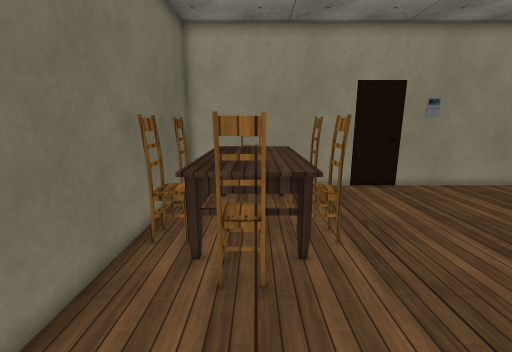
[1] (above)

12 first-person views from a walk through a Unity game level. The camera is 1.5 m above the floor, tilts 12° down and sees 90° across. Doors are open. The floor is counted in squares, 0.4 m on a side. Each view is taken from the middle of a square. On the plan, view 1 faces up. The plan holds only what a view shows up to about 20 squares ahead; the rest is blank. The place goes on beyond the plan. The player character is not drawn. Some surface patterns are stand-ins.

[2]
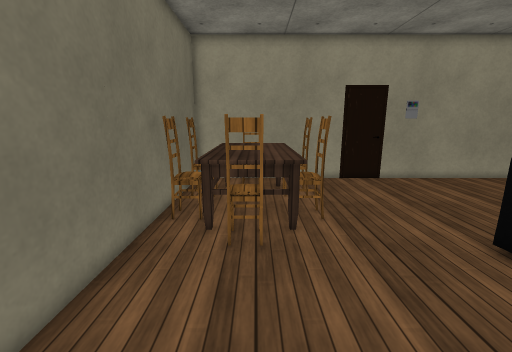

[3]
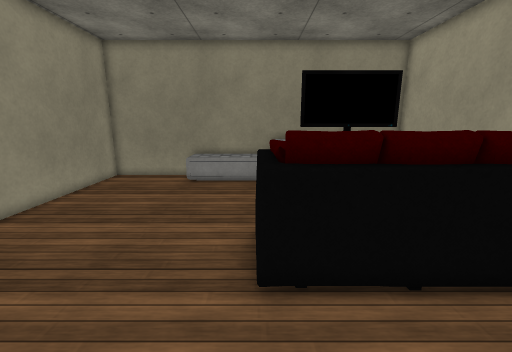

[4]
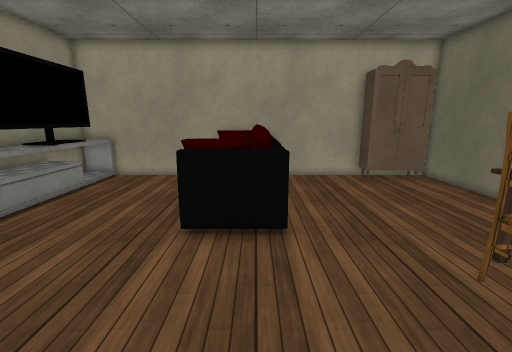

[5]
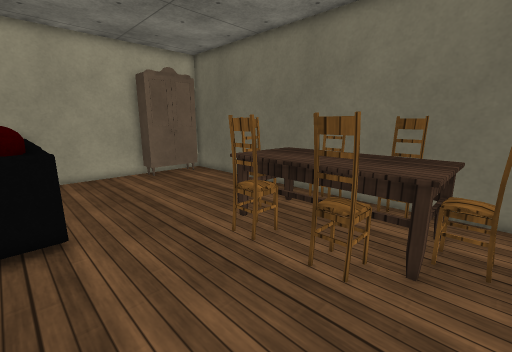

[6]
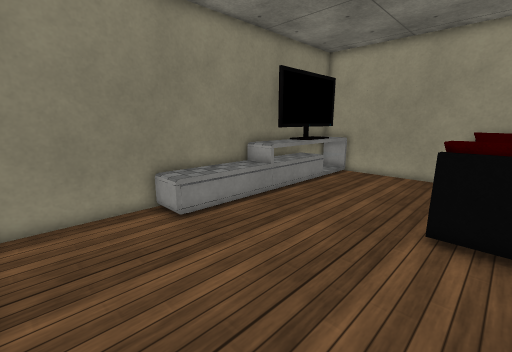

[7]
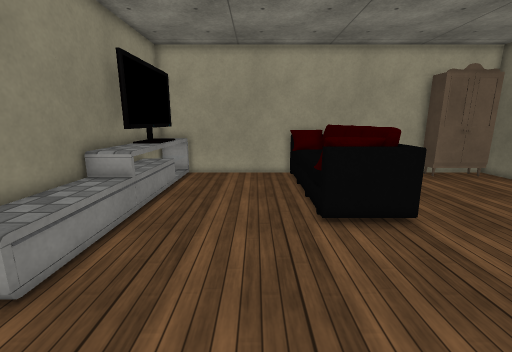

[8]
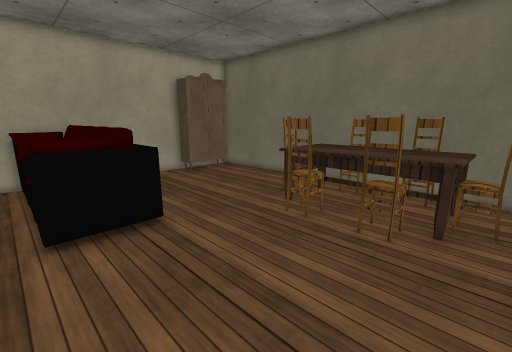

[9]
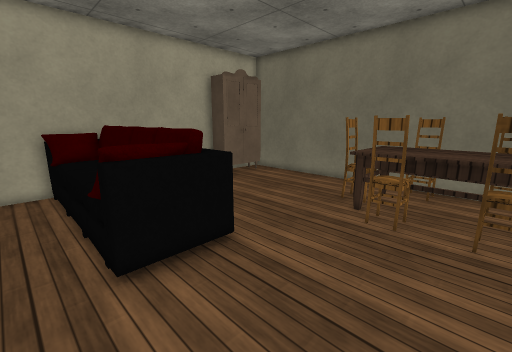

[10]
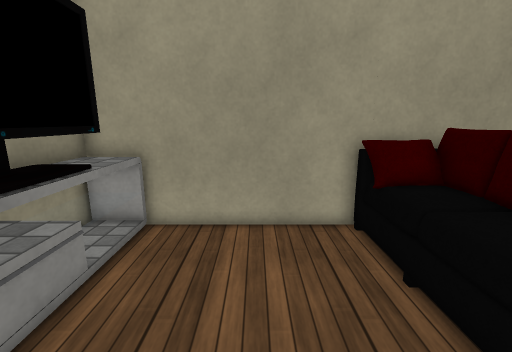

[11]
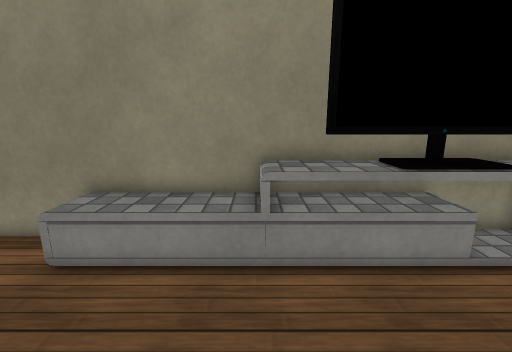

[12]
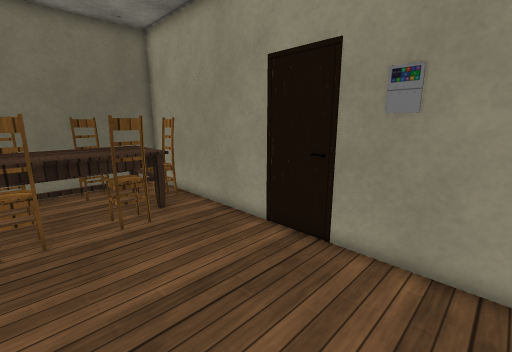

### Floor plan
Points are (right, up) in squares from view 1. A wall is a line through its corners. A room is listed if a view was taken in it or the views show most of it. See-through windows are left out.
Room 1 (views 1, 2, 3, 4, 5, 6, 7, 8, 9, 10, 11, 12)
walls: (0.5, -4.9) (19.9, -4.9) (19.9, 15) (-4, 15) (-4, -5); (-2.9, -3.3) (0.8, -3.3) (0.8, -4.8)
objects: chair (-3, 7) to (-2, 9); chair (-3, 11) to (0, 14); table (-2, 6) to (2, 13); chair (-1, 5) to (0, 6); chair (2, 7) to (3, 9); chair (2, 11) to (3, 12); sofa (7, -1) to (10, 5); sofa (9, -4) to (10, -3); sofa (10, -1); other object (18, -4) to (18, -3); TV (18, -4) to (19, 2); other object (18, 1) to (19, 9)

Where each view was taken, in squares from view 1:
view 1: 0 up, 0 right, facing up
view 2: 2 down, 0 right, facing up
view 3: 5 up, 2 right, facing right
view 4: 13 up, 8 right, facing down
view 5: 14 up, 8 right, facing down-left
view 6: 14 up, 9 right, facing down-right
view 7: 14 up, 13 right, facing down
view 8: 14 up, 11 right, facing down-left
view 9: 11 up, 12 right, facing down-left
view 10: 4 up, 14 right, facing down
view 11: 4 up, 12 right, facing right
view 12: 8 up, 12 right, facing up-left
